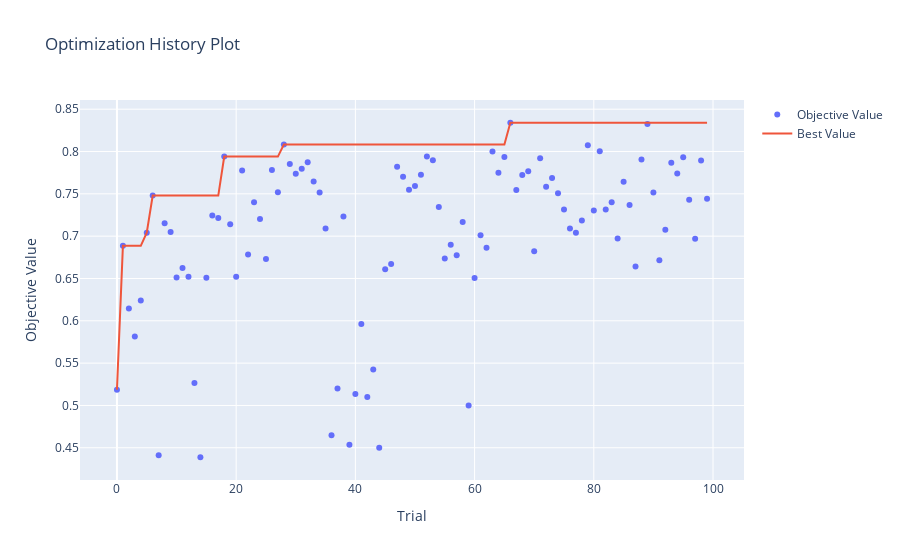
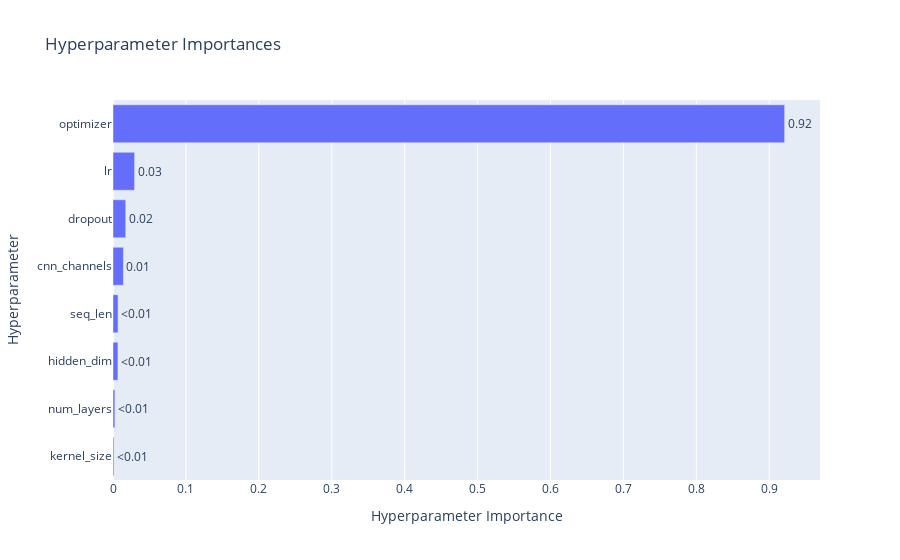
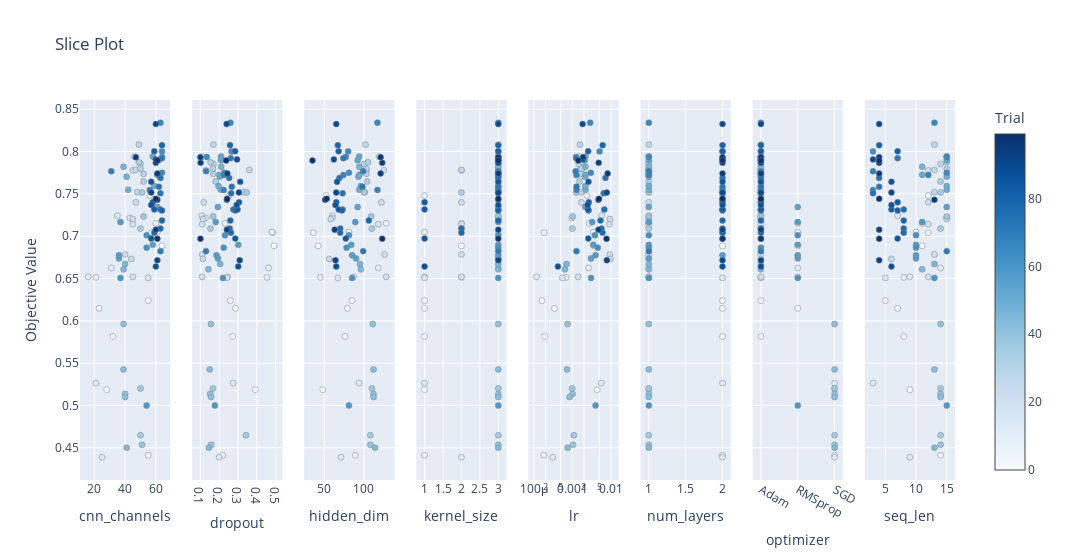
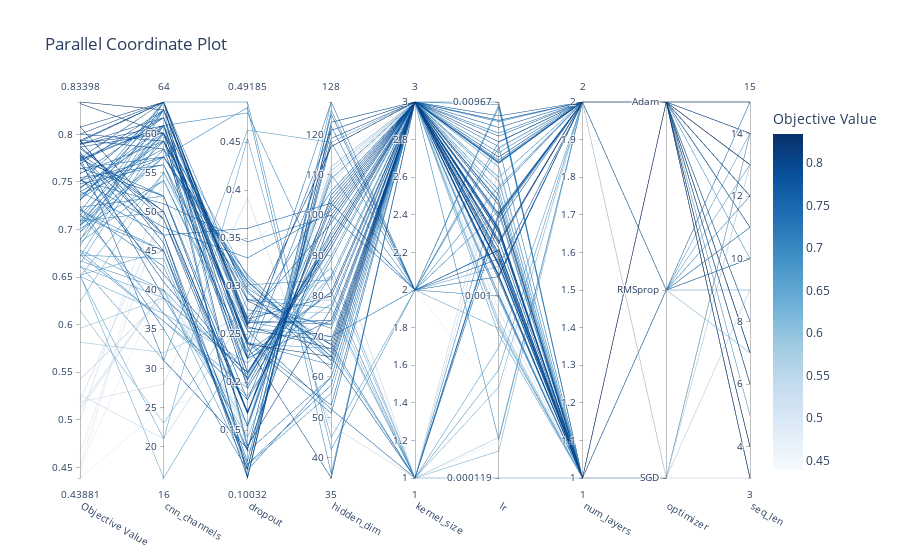

Write notebook code for charts like these, in order.
### Code cell
import optuna.visualization as vis

# Requires: pip install optuna[visualization]
try:
    fig1 = vis.plot_optimization_history(study)
    fig1.show()

    fig2 = vis.plot_param_importances(study)
    fig2.show()

    fig3 = vis.plot_slice(study)
    fig3.show()

    fig4 = vis.plot_parallel_coordinate(study)
    fig4.show()

except Exception as e:
    print("Visualization requires an interactive environment like Jupyter.")
    print(e)
